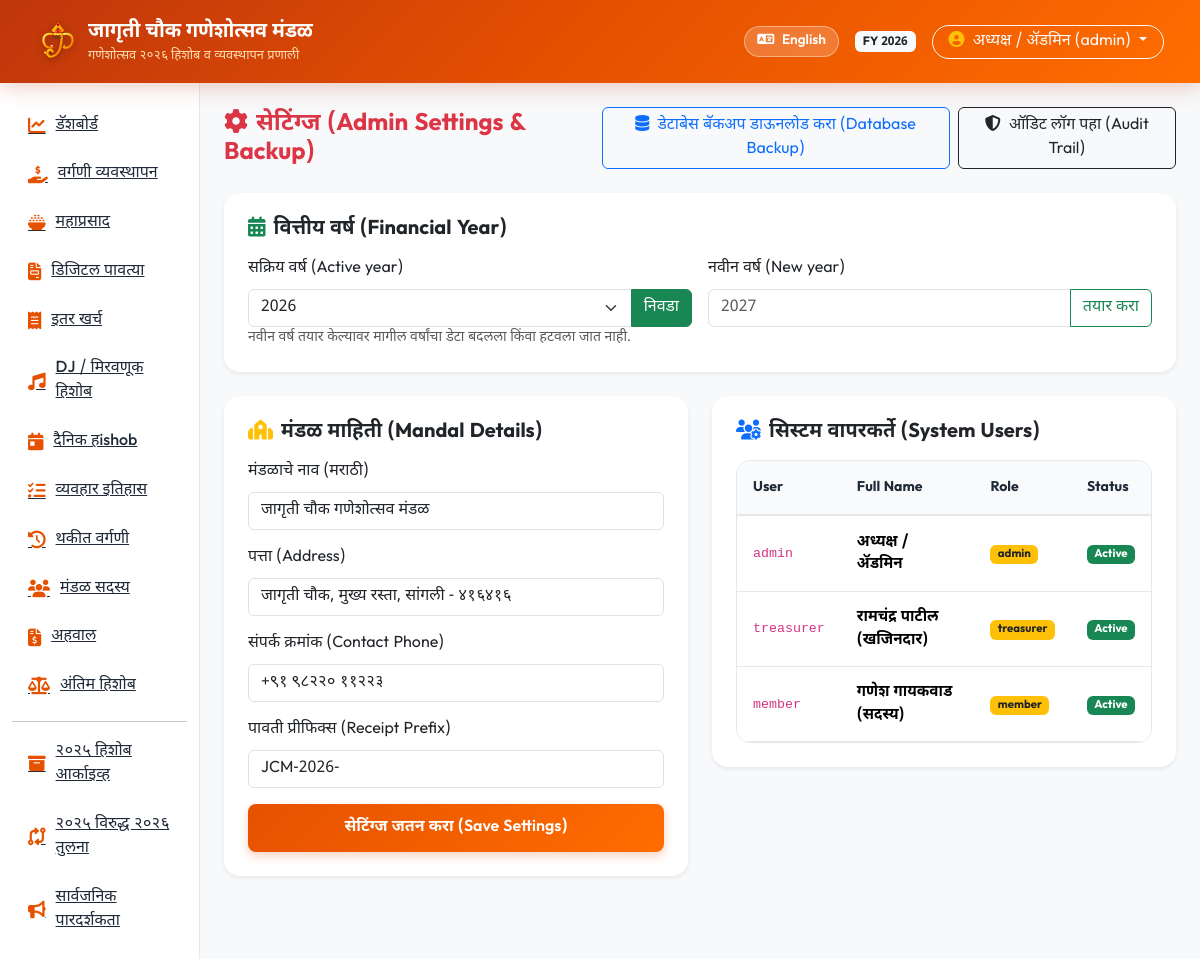
The app's page /settings (signed in) with its own data.
### tables this page shows
CREATE TABLE settings (
    key TEXT PRIMARY KEY,
    value TEXT NOT NULL,
    description TEXT
);

CREATE TABLE users (
    id INTEGER PRIMARY KEY AUTOINCREMENT,
    username TEXT UNIQUE NOT NULL,
    password_hash TEXT NOT NULL,
    full_name TEXT NOT NULL,
    role TEXT NOT NULL DEFAULT 'member', -- admin, treasurer, member
    status TEXT NOT NULL DEFAULT 'active',
    created_at TIMESTAMP DEFAULT CURRENT_TIMESTAMP
);

CREATE TABLE financial_years (
    id INTEGER PRIMARY KEY AUTOINCREMENT,
    year_label TEXT UNIQUE NOT NULL, -- '2025', '2026'
    is_archived INTEGER DEFAULT 0,
    created_at TIMESTAMP DEFAULT CURRENT_TIMESTAMP
);

### routes/settings.py (the view, shortened to what this page needs)
@settings_bp.route('/settings', methods=['GET', 'POST'])
@login_required
@role_required('admin')
def index():
    settings_rows = query_db("SELECT * FROM settings")
    settings_dict = {s['key']: s['value'] for s in settings_rows}
    users = query_db("SELECT id, username, full_name, role, status, created_at FROM users")
    years = query_db("SELECT year_label, is_archived FROM financial_years ORDER BY year_label DESC")
    return render_template('settings.html', settings=settings_dict, users=users, years=years,
                           active_year=get_active_financial_year())

### templates/settings.html (shortened to what this page needs)
{% extends 'base.html' %}
{% block content %}
<div class="d-flex justify-content-between align-items-center mb-4">
    <h4 class="fw-bold m-0 text-danger"><i class="fa-solid fa-gear me-2"></i>{{ t('settings') }} (Admin Settings & Backup)</h4>
    <div class="d-flex gap-2">
        <a href="{{ url_for('settings.download_backup') }}" class="btn btn-outline-primary">
            <i class="fa-solid fa-database me-1"></i> डेटाबेस बॅकअप डाऊनलोड करा (Database Backup)
        </a>
        <a href="{{ url_for('audit.index') }}" class="btn btn-outline-dark">
            <i class="fa-solid fa-shield-halved me-1"></i> ऑडिट लॉग पहा (Audit Trail)
        </a>
    </div>
</div>
<div class="row g-4">
    <div class="col-12">
        <div class="card border-0 shadow-sm rounded-4 p-4 bg-white">
            <h5 class="fw-bold mb-3"><i class="fa-solid fa-calendar-days me-2 text-success"></i>वित्तीय वर्ष (Financial Year)</h5>
            <div class="row g-3 align-items-end">
                <form class="col-md-6" action="{{ url_for('settings.index') }}" method="POST">
                    <label class="form-label">सक्रिय वर्ष (Active year)</label>
                    <div class="input-group">
                        <select name="active_year" class="form-select">
                            {% for year in years if not year.is_archived %}
                            <option value="{{ year.year_label }}" {% if year.year_label == active_year %}selected{% endif %}>{{ year.year_label }}</option>
                            {% endfor %}
                        </select>
                        <button class="btn btn-success" type="submit">निवडा</button>
                    </div>
                </form>
                <form class="col-md-6" action="{{ url_for('settings.index') }}" method="POST">
                    <label class="form-label">नवीन वर्ष (New year)</label>
                    <div class="input-group">
                        <input name="year_label" class="form-control" inputmode="numeric" pattern="[0-9]{4}" maxlength="4" placeholder="2027" required>
                        <button class="btn btn-outline-success" type="submit">तयार करा</button>
                    </div>
                </form>
            </div>
            <small class="text-muted">नवीन वर्ष तयार केल्यावर मागील वर्षांचा डेटा बदलला किंवा हटवला जात नाही.</small>
        </div>
    </div>
    <div class="col-md-6">
        <div class="card border-0 shadow-sm rounded-4 p-4 bg-white">
            <h5 class="fw-bold mb-3"><i class="fa-solid fa-synagogue me-2 text-warning"></i>मंडळ माहिती (Mandal Details)</h5>
            <form action="{{ url_for('settings.index') }}" method="POST">
                <div class="mb-3">
                    <label class="form-label font-weight-bold">मंडळाचे नाव (मराठी)</label>
                    <input type="text" name="mandal_name_mr" class="form-control" value="{{ settings.get('mandal_name_mr', 'जागृती चौक गणेशोत्सव मंडळ') }}" required>
                </div>
                <div class="mb-3">
                    <label class="form-label font-weight-bold">पत्ता (Address)</label>
                    <input type="text" name="address" class="form-control" value="{{ settings.get('address', 'जागृती चौक, सांगली') }}">
                </div>
                <div class="mb-3">
                    <label class="form-label font-weight-bold">संपर्क क्रमांक (Contact Phone)</label>
                    <input type="text" name="contact_number" class="form-control" value="{{ settings.get('contact_number', '+९१ ९८२२० ११२२३') }}">
                </div>
                <div class="mb-3">
                    <label class="form-label font-weight-bold">पावती प्रीफिक्स (Receipt Prefix)</label>
                    <input type="text" name="receipt_prefix" class="form-control" value="{{ settings.get('receipt_prefix', 'JCM-2026-') }}">
                </div>
                <button type="submit" class="btn btn-quick-action w-100">सेटिंग्ज जतन करा (Save Settings)</button>
            </form>
        </div>
    </div>
    <div class="col-md-6">
        <div class="card border-0 shadow-sm rounded-4 p-4 bg-white">
            <h5 class="fw-bold mb-3"><i class="fa-solid fa-users-gear me-2 text-primary"></i>सिस्टम वापरकर्ते (System Users)</h5>
            <div class="table-responsive">
                <table class="table table-mandal mb-0">
                    <thead>
                        <tr>
                            <th>User</th>
                            <th>Full Name</th>
                            <th>Role</th>
                            <th>Status</th>
                        </tr>
                    </thead>
                    <tbody>
                        {% for u in users %}
                        <tr>
                            <td><code>{{ u.username }}</code></td>
                            <td class="fw-bold">{{ u.full_name }}</td>
                            <td><span class="badge bg-warning text-dark">{{ u.role }}</span></td>
                            <td><span class="badge bg-success">Active</span></td>
                        </tr>
                        {% endfor %}
                    </tbody>
                </table>
            </div>
        </div>
    </div>
</div>
{% endblock %}

### templates/base.html (shortened to what this page needs)
<!DOCTYPE html>
<html lang="{{ lang }}">
<head>
    <link href="https://cdn.jsdelivr.net/npm/bootstrap@5.3.3/dist/css/bootstrap.min.css" rel="stylesheet">
    <link rel="stylesheet" href="https://cdnjs.cloudflare.com/ajax/libs/font-awesome/6.5.2/css/all.min.css">
    <link rel="stylesheet" href="{{ url_for('static', filename='css/custom.css') }}">
</head>
<body>
    <nav class="navbar navbar-expand-lg navbar-dark navbar-mandal sticky-top">
        <div class="container-fluid">
            <a class="navbar-brand d-flex align-items-center gap-2" href="{{ url_for('dashboard.index') }}">
                <img src="{{ url_for('static', filename='images/ganeshji_logo.svg') }}" alt="श्री गणेश" style="width: 44px; height: 44px; filter: drop-shadow(0 2px 4px rgba(0,0,0,0.3));">
                <div>
                    <div class="navbar-brand-title">{{ mandal_name }}</div>
                    <div class="navbar-brand-sub">{{ festival_title }}</div>
                </div>
            </a>
            <div class="d-flex align-items-center gap-3 ms-auto">
                {% if lang == 'mr' %}
                <a href="{{ url_for('auth.set_language', lang_code='en') }}" class="btn lang-switch-btn" title="Switch to English">
                    <i class="fa-solid fa-language me-1"></i> English
                </a>
                {% else %}
                <a href="{{ url_for('auth.set_language', lang_code='mr') }}" class="btn lang-switch-btn" title="मराठीमध्ये बदला">
                    <i class="fa-solid fa-language me-1"></i> मराठी
                </a>
                {% endif %}
                {% if session.get('user_id') %}
                <span class="badge bg-light text-dark">FY {{ active_financial_year }}</span>
                <div class="dropdown">
                    <button class="btn btn-outline-light dropdown-toggle rounded-pill px-3 py-1 font-weight-bold" type="button" data-bs-toggle="dropdown">
                        <i class="fa-solid fa-circle-user me-1 text-warning"></i> {{ current_user_name }} ({{ current_user_role }})
                    </button>
                </div>
                {% endif %}
            </div>
        </div>
    </nav>
    <div class="container-fluid">
        <div class="row">
            {% if session.get('user_id') %}
            <div class="col-lg-2 sidebar">
                <div class="nav flex-column">
                    <a class="nav-link-mandal {% if request.endpoint == 'dashboard.index' %}active{% endif %}" href="{{ url_for('dashboard.index') }}">
                        <i class="fa-solid fa-chart-line"></i> {{ t('dashboard') }}
                    </a>
                    <a class="nav-link-mandal {% if 'vargani' in request.endpoint %}active{% endif %}" href="{{ url_for('vargani.index') }}">
                        <i class="fa-solid fa-hand-holding-dollar"></i> {{ t('vargani_mgmt') }}
                    </a>
                    <a class="nav-link-mandal {% if 'mahaprasad' in request.endpoint %}active{% endif %}" href="{{ url_for('mahaprasad.index') }}">
                        <i class="fa-solid fa-bowl-rice"></i> {{ t('mahaprasad') }}
                    </a>
                    <a class="nav-link-mandal {% if 'receipts' in request.endpoint %}active{% endif %}" href="{{ url_for('receipts.index') }}">
                        <i class="fa-solid fa-file-invoice"></i> {{ t('receipts') }}
                    </a>
                    <a class="nav-link-mandal {% if 'expenses' in request.endpoint %}active{% endif %}" href="{{ url_for('expenses.index') }}">
                        <i class="fa-solid fa-receipt"></i> {{ t('other_expenses') }}
                    </a>
                    <a class="nav-link-mandal {% if 'dj_procession' in request.endpoint %}active{% endif %}" href="{{ url_for('dj_procession.index') }}">
                        <i class="fa-solid fa-music"></i> {{ t('dj_hishob') }}
                    </a>
                    <a class="nav-link-mandal {% if 'daily' in request.endpoint %}active{% endif %}" href="{{ url_for('daily_accounts.index') }}">
                        <i class="fa-solid fa-calendar-day"></i> {{ t('daily_hishob') }}
                    </a>
                    <a class="nav-link-mandal {% if 'transactions' in request.endpoint %}active{% endif %}" href="{{ url_for('transactions.index') }}">
                        <i class="fa-solid fa-list-check"></i> {{ t('transactions') }}
                    </a>
                    <a class="nav-link-mandal {% if 'pending' in request.endpoint %}active{% endif %}" href="{{ url_for('pending.index') }}">
                        <i class="fa-solid fa-clock-rotate-left"></i> {{ t('pending_vargani') }}
                    </a>
                    <a class="nav-link-mandal {% if 'members' in request.endpoint %}active{% endif %}" href="{{ url_for('members.index') }}">
                        <i class="fa-solid fa-users"></i> {{ t('members') }}
                    </a>
                    <a class="nav-link-mandal {% if 'reports' in request.endpoint %}active{% endif %}" href="{{ url_for('reports.index') }}">
                        <i class="fa-solid fa-file-invoice-dollar"></i> {{ t('reports') }}
                    </a>
                    <a class="nav-link-mandal {% if request.endpoint == 'reports.hishob_final' %}active{% endif %}" href="{{ url_for('reports.hishob_final') }}">
                        <i class="fa-solid fa-scale-balanced"></i> {{ t('final_hishob') }}
                    </a>
                    <hr class="my-2">
                    <a class="nav-link-mandal {% if 'archive_2025.index' in request.endpoint %}active{% endif %}" href="{{ url_for('archive_2025.index') }}">
                        <i class="fa-solid fa-box-archive"></i> {{ t('archive_2025') }}
                    </a>
                    <a class="nav-link-mandal {% if 'archive_2025.comparison' in request.endpoint %}active{% endif %}" href="{{ url_for('archive_2025.comparison') }}">
                        <i class="fa-solid fa-code-compare"></i> {{ t('comparison_2025_2026') }}
                    </a>
                    <a class="nav-link-mandal" href="{{ url_for('public.index') }}" target="_blank">
                        <i class="fa-solid fa-bullhorn"></i> {{ t('public_transparency') }}
                    </a>
                </div>
            </div>
            <div class="col-lg-10 p-4 main-content">
            {% else %}
            <div class="col-12 p-4">
            {% endif %}
                {% block content %}{% endblock %}
            </div>
        </div>
    </div>
</body>
</html>

### records on screen
settings: value "जागृती चौक गणेशोत्सव मंडळ", mandal_name_mr "जागृती चौक गणेशोत्सव मंडळ"
settings: value "2026", active_year "2026"
users: full_name "अध्यक्ष / ॲडमिन", username "admin", role "admin"
settings: address "जागृती चौक, मुख्य रस्ता, सांगली - ४१६४१६"
settings: contact_number "+९१ ९८२२० ११२२३"
settings: receipt_prefix "JCM-2026-"
users: username "treasurer", full_name "रामचंद्र पाटील (खजिनदार)", role "treasurer"
users: username "member", full_name "गणेश गायकवाड (सदस्य)", role "member"

### other values on screen
{{ festival_title }} "गणेशोत्सव २०२६ हिशोब व व्यवस्थापन प्रणाली"
{{ current_user_role }} "admin"
{{ t('dashboard') }} "डॅशबोर्ड"
{{ t('vargani_mgmt') }} "वर्गणी व्यवस्थापन"
{{ t('mahaprasad') }} "महाप्रसाद"
{{ t('receipts') }} "डिजिटल पावत्या"
{{ t('other_expenses') }} "इतर खर्च"
{{ t('dj_hishob') }} "DJ / मिरवणूक हिशोब"
{{ t('daily_hishob') }} "दैनिक हishob"
{{ t('transactions') }} "व्यवहार इतिहास"
{{ t('pending_vargani') }} "थकीत वर्गणी"
{{ t('members') }} "मंडळ सदस्य"
{{ t('reports') }} "अहवाल"
{{ t('final_hishob') }} "अंतिम हिशोब"
{{ t('archive_2025') }} "२०२५ हिशोब आर्काइव्ह"
